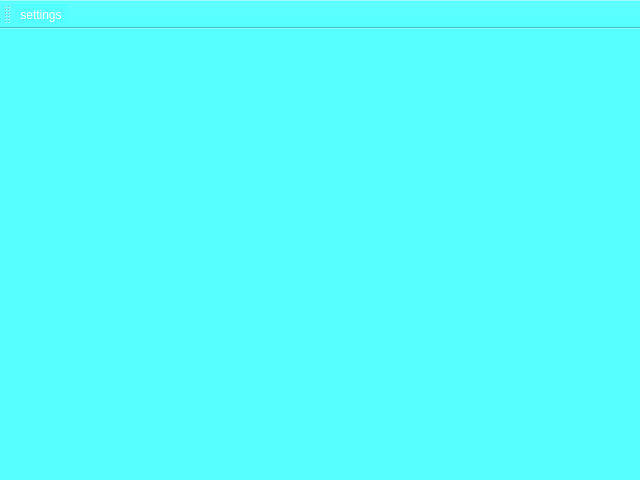
<?xml version="1.0" encoding="UTF-8"?>
<ui version="4.0">
 <class>MainWindow</class>
 <widget class="QMainWindow" name="MainWindow">
  <property name="geometry">
   <rect>
    <x>0</x>
    <y>0</y>
    <width>640</width>
    <height>480</height>
   </rect>
  </property>
  <property name="windowTitle">
   <string>MainWindow</string>
  </property>
  <property name="styleSheet">
   <string notr="true">background-color: rgb(85, 255, 255);</string>
  </property>
  <widget class="QWidget" name="centralwidget"/>
  <widget class="QStatusBar" name="statusbar"/>
  <widget class="QToolBar" name="toolBar">
   <property name="windowTitle">
    <string>toolBar</string>
   </property>
   <property name="layoutDirection">
    <enum>Qt::LeftToRight</enum>
   </property>
   <property name="styleSheet">
    <string notr="true">color: qlineargradient(spread:pad, x1:0, y1:0, x2:1, y2:0, stop:0 rgba(0, 0, 0, 255), stop:1 rgba(255, 255, 255, 255));</string>
   </property>
   <property name="iconSize">
    <size>
     <width>70</width>
     <height>70</height>
    </size>
   </property>
   <attribute name="toolBarArea">
    <enum>TopToolBarArea</enum>
   </attribute>
   <attribute name="toolBarBreak">
    <bool>false</bool>
   </attribute>
   <addaction name="actionSettings"/>
  </widget>
  <action name="actionSettings">
   <property name="icon">
    <iconset resource="../iman.qrc">
     <normaloff>:/iman/Downloads/settings1.ico</normaloff>:/iman/Downloads/settings1.ico</iconset>
   </property>
   <property name="text">
    <string>settings</string>
   </property>
   <property name="toolTip">
    <string>settings</string>
   </property>
  </action>
 </widget>
 <resources>
  <include location="../iman.qrc"/>
 </resources>
 <connections/>
</ui>
